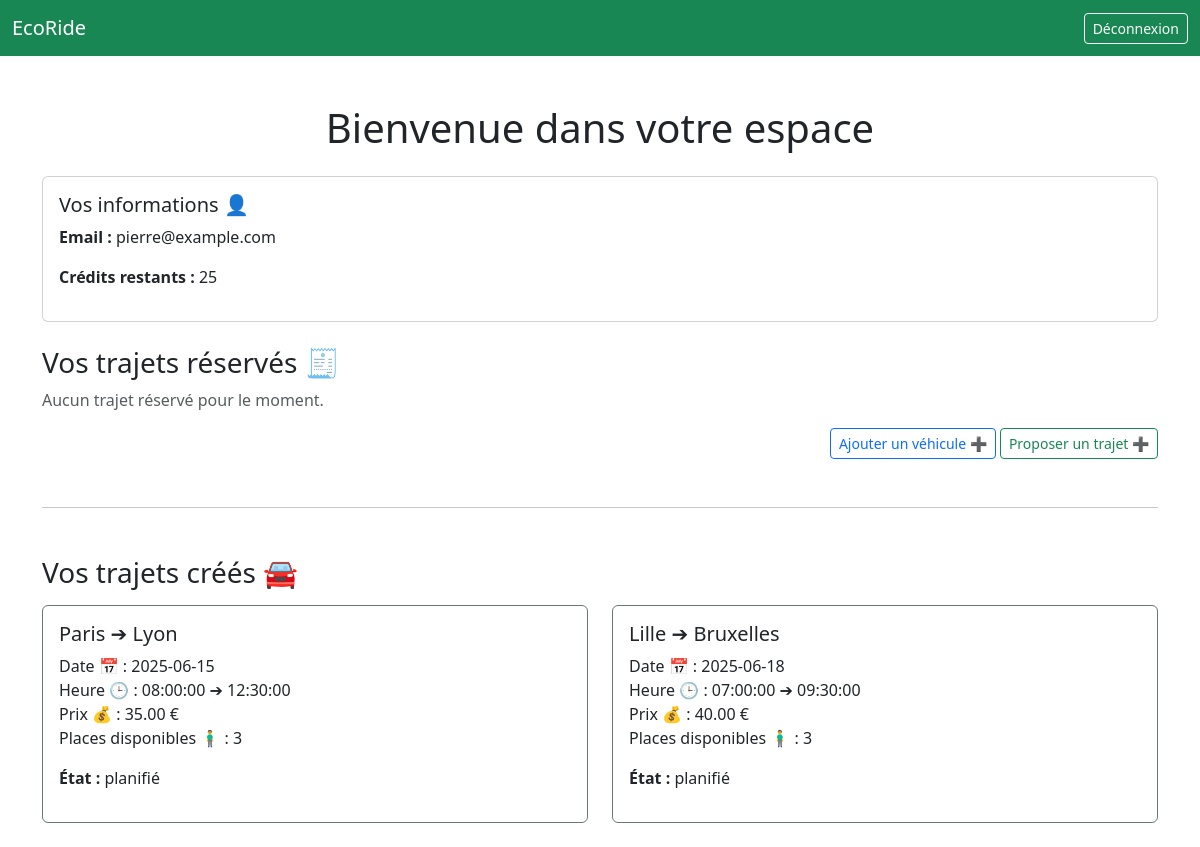
The app's page /mon-espace.php (signed in) with its own data.
### tables this page shows
CREATE TABLE IF NOT EXISTS utilisateur (
    id_user INT AUTO_INCREMENT PRIMARY KEY,
    nom VARCHAR(100) NOT NULL,
    prenom VARCHAR(100) NOT NULL,
    pseudo VARCHAR(100),
    email VARCHAR(100) UNIQUE NOT NULL,
    mot_de_passe VARCHAR(255) NOT NULL,
    role ENUM('utilisateur', 'employe', 'admin') DEFAULT 'utilisateur',
    credit INT DEFAULT 20,
    suspendu BOOLEAN DEFAULT 0,
    date_inscription DATETIME DEFAULT CURRENT_TIMESTAMP
);

CREATE TABLE IF NOT EXISTS covoiturage (
    id_covoiturage INT AUTO_INCREMENT PRIMARY KEY,
    id_chauffeur INT,
    id_vehicule INT,
    ville_depart VARCHAR(100) NOT NULL,
    ville_arrivee VARCHAR(100) NOT NULL,
    date DATE NOT NULL,
    heure_depart TIME NOT NULL,
    heure_arrivee TIME NOT NULL,
    prix DECIMAL(6,2) NOT NULL,
    nb_places INT NOT NULL,
    etat ENUM('planifié', 'en cours', 'terminé', 'annulé') DEFAULT 'planifié',
    description TEXT,
    date_creation DATETIME DEFAULT CURRENT_TIMESTAMP,
    FOREIGN KEY (id_chauffeur) REFERENCES utilisateur(id_user) ON DELETE CASCADE,
    FOREIGN KEY (id_vehicule) REFERENCES vehicule(id_vehicule) ON DELETE CASCADE
);

### mon-espace.php (the view, shortened to what this page needs)
<?php
require_once 'connexion.php';
$userId = $_SESSION['id_user'];
$annulationMessage = "";
try {
    $stmt = $pdo->prepare("SELECT * FROM utilisateur WHERE id_user = :id");
    $stmt->execute([':id' => $userId]);
    $user = $stmt->fetch(PDO::FETCH_ASSOC);
} catch (PDOException $e) {
    $user = ['email' => 'Erreur de chargement', 'credit' => 0];
    $annulationMessage .= "<div class='alert alert-danger text-center'>Erreur lors du chargement du profil : " . $e->getMessage() . "</div>";
}
try {
    $reservations = [];
    $result = $pdo->query("SHOW TABLES LIKE 'participation'");
    if ($result->rowCount() > 0) {
        $stmt = $pdo->prepare("SELECT c.*, p.status
                           FROM participation p
                           JOIN covoiturage c ON c.id_covoiturage = p.id_covoiturage
                           WHERE p.id_user = ?");
        $stmt->execute([$userId]);
        $reservations = $stmt->fetchAll(PDO::FETCH_ASSOC);
    }
} catch (PDOException $e) {
    $annulationMessage .= "<div class='alert alert-danger text-center'>Erreur lors du chargement des réservations : " . $e->getMessage() . "</div>";
}
try {
    $stmt = $pdo->prepare("SELECT * FROM covoiturage WHERE id_chauffeur = ?");
    $stmt->execute([$userId]);
    $mesTrajets = $stmt->fetchAll(PDO::FETCH_ASSOC);
} catch (PDOException $e) {
    $mesTrajets = [];
    $annulationMessage .= "<div class='alert alert-danger text-center'>Erreur lors du chargement de vos trajets : " . $e->getMessage() . "</div>";
}
?>
<!DOCTYPE html>
<html lang="fr">
<head>
    <link href="https://cdn.jsdelivr.net/npm/bootstrap@5.3.2/dist/css/bootstrap.min.css" rel="stylesheet">
</head>
<body>
<nav class="navbar navbar-expand-lg navbar-dark bg-success">
    <div class="container-fluid">
        <a class="navbar-brand" href="/index.php">EcoRide</a>
        <div class="collapse navbar-collapse" id="navbarNav">
            <ul class="navbar-nav ms-auto">
                <li class="nav-item">
                    <a href="/deconnexion.php" class="btn btn-outline-light btn-sm">Déconnexion</a>
                </li>
            </ul>
        </div>
    </div>
</nav>
 <div class="container mt-5">
    <h1 class="mb-4 text-center">Bienvenue dans votre espace</h1>
    <div class="card mb-4">
        <div class="card-body">
            <h5 class="card-title">Vos informations 👤</h5>
            <p><strong>Email :</strong> <?php echo htmlspecialchars($user['email'] ?? 'Non disponible'); ?></p>
            <?php if (isset($user['credit'])): ?>
                <p><strong>Crédits restants : </strong><?php echo $user['credit']; ?></p>
            <?php endif; ?>
        </div>
    </div>
    <h3>Vos trajets réservés 🧾</h3>
    <?php if (!empty($reservations)): ?>
        <div class="row mt-3">
            <?php foreach ($reservations as $trajet): ?>
                <div class="col-md-6 mb-4">
                    <div class="card shadow-sm">
                        <div class="card-body">
                            <h5 class="card-title"><?php echo htmlspecialchars($trajet['ville_depart']); ?> ➔ <?php echo htmlspecialchars($trajet['ville_arrivee']); ?></h5>
                            <p class="card-text">
                                Date 📅 : <?php echo htmlspecialchars($trajet['date']); ?><br>
                                Prix 💰 : <?php echo htmlspecialchars($trajet['prix']); ?> €<br>
                                Places restantes 🧍‍♂️ : <?php echo $trajet['nb_places']; ?><br>
                                Statut 📌 : <span class="badge bg-<?php echo $trajet['status'] === 'annulé' ? 'danger' : 'success'; ?>"><?php echo $trajet['status']; ?></span>
                            </p>
                            <?php if ($trajet['status'] === 'confirmé'): ?>
                                <form method="POST" class="mt-2">
                                    <input type="hidden" name="annuler_id" value="<?php echo $trajet['id_covoiturage']; ?>">
                                    <button type="submit" name="annuler" class="btn btn-danger btn-sm">Annuler ce trajet</button>
                                </form>
                            <?php endif; ?>
                        </div>
                    </div>
                </div>
            <?php endforeach; ?>
        </div>
    <?php else: ?>
        <p class="text-muted">Aucun trajet réservé pour le moment.</p>
    <?php endif; ?>
    <div class="mb-4 text-end">
        <a href="/ajouter-vehicule.php" class="btn btn-outline-primary btn-sm">Ajouter un véhicule ➕</a>
        <a href="/creer-trajet.php" class="btn btn-outline-success btn-sm">Proposer un trajet ➕</a>
    </div>
    <hr class="my-5">
    <h3> Vos trajets créés 🚘</h3>
    <?php if (!empty($mesTrajets)): ?>
        <div class="row mt-3">
            <?php foreach ($mesTrajets as $trajet): ?>
                <div class="col-md-6 mb-4">
                    <div class="card border-secondary">
                        <div class="card-body">
                            <h5 class="card-title"><?php echo htmlspecialchars($trajet['ville_depart']); ?> ➔ <?php echo htmlspecialchars($trajet['ville_arrivee']); ?></h5>
                            <p class="card-text">
                                Date 📅 : <?php echo htmlspecialchars($trajet['date']); ?><br>
                                Heure 🕒 : <?php echo htmlspecialchars($trajet['heure_depart']); ?> ➔ <?php echo htmlspecialchars($trajet['heure_arrivee']); ?><br>
                                Prix 💰 : <?php echo htmlspecialchars($trajet['prix']); ?> €<br>
                                Places disponibles 🧍‍♂️ : <?php echo $trajet['nb_places']; ?>
                            </p>
                            <?php if (isset($trajet['etat'])): ?>
                                <p><strong>État :</strong> <?php echo htmlspecialchars($trajet['etat']); ?></p>
                                            <?php endif; ?>
                                        </div>
                                    </div>
                                </div>
                                <?php endforeach; ?>
        </div>
    <?php else: ?>
        <p class="text-muted">Aucun trajet créé pour l'instant.</p>
    <?php endif; ?>
 </div>
</body>
</html>

### records on screen
utilisateur: email "pierre@example.com", credit "25"
covoiturage: ville_depart "Paris", ville_arrivee "Lyon", date "2025-06-15", heure_depart "08:00:00", heure_arrivee "12:30:00", prix "35.00", nb_places "3", etat "planifié"
covoiturage: ville_depart "Lille", ville_arrivee "Bruxelles", date "2025-06-18", heure_depart "07:00:00", heure_arrivee "09:30:00", prix "40.00", nb_places "3", etat "planifié"
